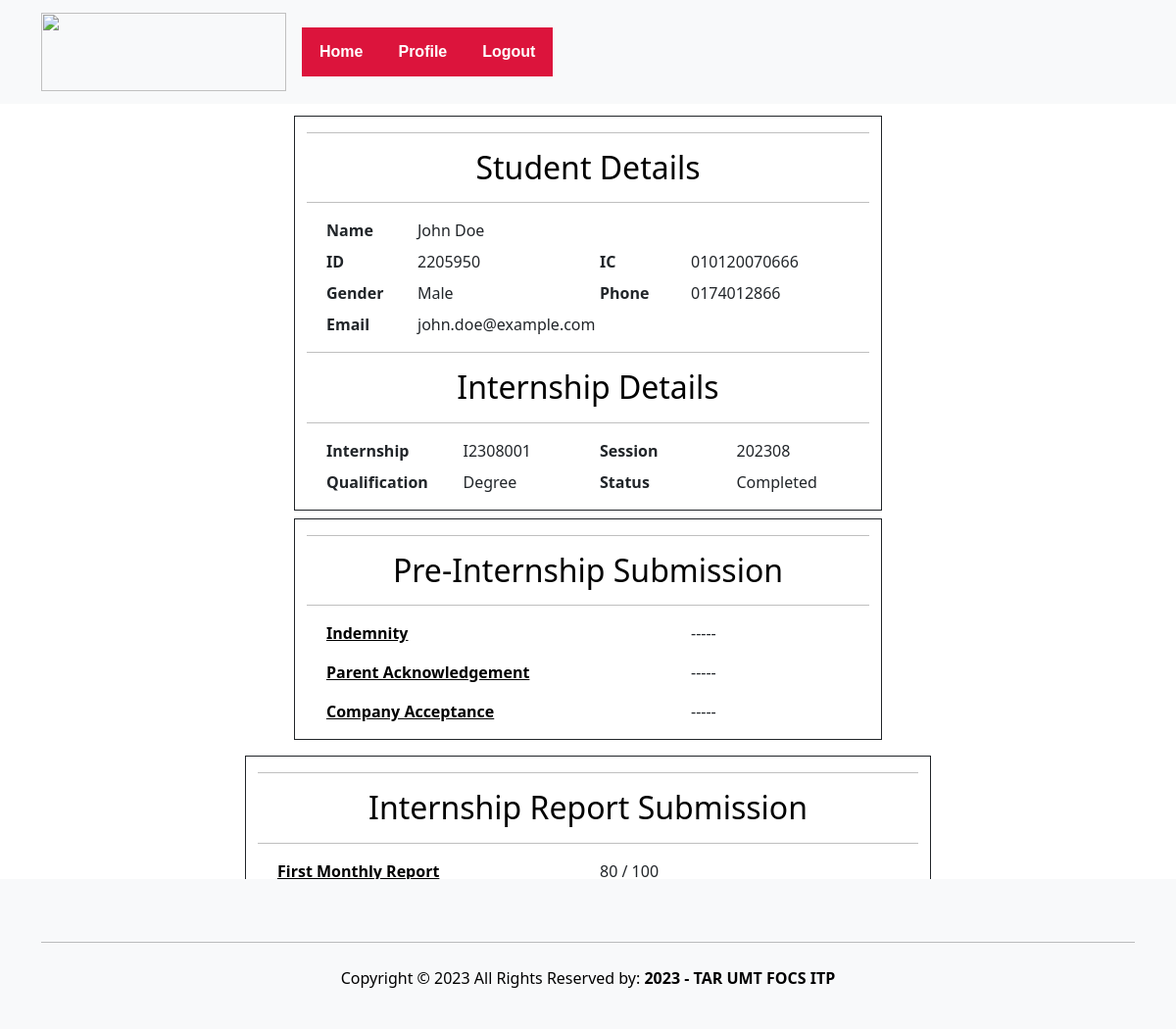
The app's page /supervisor/StudentDetail.php?StudID=2205950, older data.
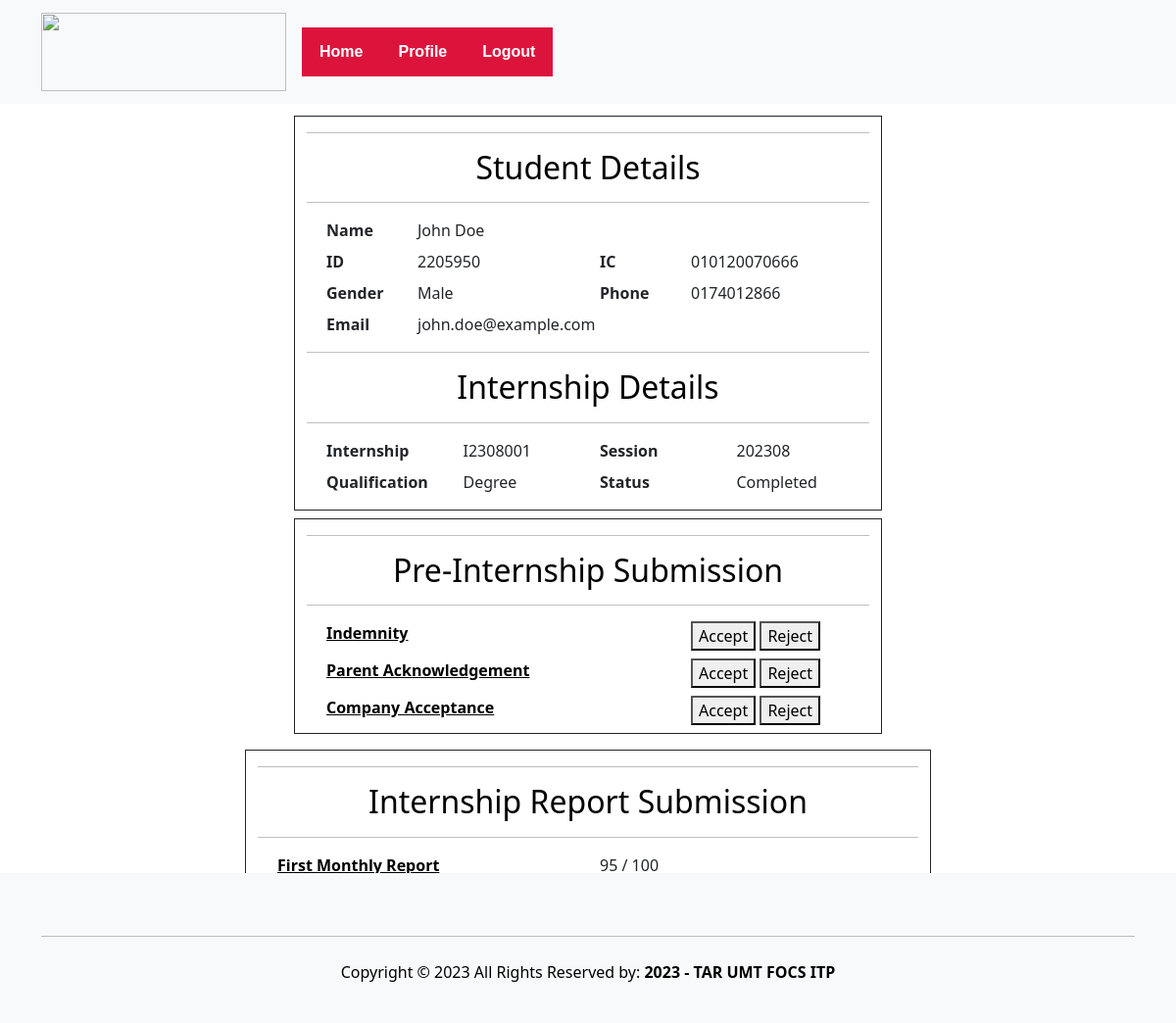
The same page, newer data.
### tables this page shows
CREATE TABLE `internship` (
  `internshipID` varchar(10) NOT NULL,
  `studID` varchar(10) DEFAULT NULL,
  `sessionID` varchar(10) DEFAULT NULL,
  `indemnity` varchar(100) DEFAULT NULL,
  `indemnityStatus` enum('Accepted','Rejected','Pending','Missing') DEFAULT NULL,
  `parentAcknowledgement` varchar(100) DEFAULT NULL,
  `parentAcknowledgementStatus` enum('Accepted','Rejected','Pending','Missing') DEFAULT NULL,
  `companyAcceptance` varchar(100) DEFAULT NULL,
  `companyAcceptanceStatus` enum('Accepted','Rejected','Pending','Missing') DEFAULT NULL,
  `monthlyReport1` varchar(100) DEFAULT NULL,
  `monthlyReport1Grade` int(11) DEFAULT NULL,
  `monthlyReport2` varchar(100) DEFAULT NULL,
  `monthlyReport2Grade` int(11) DEFAULT NULL,
  `monthlyReport3` varchar(100) DEFAULT NULL,
  `monthlyReport3Grade` int(11) DEFAULT NULL,
  `evaluationReport` varchar(100) DEFAULT NULL,
  `evaluationReportGrade` int(11) DEFAULT NULL,
  `finalGrade` int(11) DEFAULT NULL,
  `internshipStatus` enum('In Progress','Completed','Suspended','Terminated') DEFAULT NULL
);

CREATE TABLE `student` (
  `studID` varchar(10) NOT NULL,
  `studName` varchar(50) DEFAULT NULL,
  `studEmail` varchar(50) DEFAULT NULL,
  `studIC` varchar(12) DEFAULT NULL,
  `studGender` enum('Male','Female','Other') DEFAULT NULL,
  `studPhoneNo` varchar(15) DEFAULT NULL,
  `studPassword` varchar(50) DEFAULT NULL,
  `studQualification` enum('Diploma','Degree') DEFAULT NULL
);

CREATE TABLE `session` (
  `sessionID` varchar(10) NOT NULL,
  `startMonthYear` date DEFAULT NULL,
  `endMonthYear` date DEFAULT NULL,
  `qualification` enum('Diploma','Degree') DEFAULT NULL
);

### supervisor/StudentDetail.php (the view, shortened to what the rows shown need)
<!DOCTYPE html>
<html>
<?php
include 'staffHeader.php';
if (isset($_GET['StudID'])) {
    $studID = $_GET['StudID'];
}
require '../student/connect.php';
if ($con->connect_error) {
    throw new Exception("Connection failed: " . $con->connect_error);
} else {
    $sql = "SELECT * FROM student Stud, internship I, session Ses
            WHERE Stud.studID = I.studID
            AND I.sessionID = Ses.sessionID
            AND Stud.studID = " . $studID;
    $result = $con->query($sql);
    if ($result->num_rows === 1) {
        $row = $result->fetch_assoc();
        $ID = $row['studID'];
        $IC = $row['studIC'];
        $Name = $row['studName'];
        $email = $row['studEmail'];
        $gender = $row['studGender'];
        $phone = $row['studPhoneNo'];
        $qualification = $row['studQualification'];
        $sessionID = $row['sessionID'];
        $internshipID = $row['internshipID'];
        $monthlyReport1Grade = $row['monthlyReport1Grade'];
        $internshipStatus = $row['internshipStatus'];
    }
}
?>
<div class="container">
    <div class="row my-2 mx-auto">
        <div style="width:600px;" class="border border-dark my-1 mx-auto col-md-4 col-lg-12">
            <div class="justify-content-md-center">
                <h2 class="text-black text-center">Student Details</h2>
                <div class="m-2 row">
                    <div class="col-9">
                        <label id="lblName">
                            <?= $Name; ?>
                        </label>
                    </div>
                </div>
                <div class="m-2 row">
                    <div class="col-4">
                        <label id="lblID">
                            <?= $ID; ?>
                        </label>
                    </div>
                    <div class="col-4">
                        <label id="lblIC">
                            <?= $IC; ?>
                        </label>
                    </div>
                </div>
                <div class="m-2 row">
                    <div class="col-4">
                        <label id="lblGender">
                            <?= $gender; ?>
                        </label>
                    </div>
                    <div class="col-4">
                        <label id="lblPhoneNo">
                            <?= $phone; ?>
                        </label>
                    </div>
                </div>
                <div class="m-2 row">
                    <div class="col-4 text-right">
                        <label id="lblEmail">
                            <?= $email; ?>
                        </label>
                    </div>
                </div>
                <h2 class="text-black text-center">Internship Details</h2>
                <div class="m-2 row">
                    <div class="col-3">
                        <label id=" lblInternshipID" data-internship-id="<?= $internshipID ?>">
                            <?= $internshipID ?>
                        </label>
                    </div>
                    <div class="col-3">
                        <label id=" lblSession">
                            <?= $sessionID ?>
                        </label>
                    </div>
                </div>
                <div class="m-2 row">
                    <div class="col-3 ">
                        <label id="lblQualification">
                            <?= $qualification ?>
                        </label>
                    </div>
                    <div class="col-3 ">
                        <label id="lblInternshipStatus">
                            <?= $internshipStatus ?>
                        </label>
                    </div>
                </div>
            </div>
        </div>
        <div style="width:600px;" class="justify-content-md-center border border-dark my-1 mx-auto col-md-4 col-lg-12">
            <h2 class="text-black text-center">Pre-Internship Submission</h2>
        </div>
    </div>
    <div class="row my-2 mx-auto">
        <div style="width:700px;"
            class="justify-content-md-center border border-dark my-1 mx-auto col-sm-6 col-md-6 col-lg-12">
            <h2 class="text-black text-center">Internship Report Submission</h2>
            <div class="m-2 row">
                <div class="col-6 justify-content-center">
                    <?php
                    if ($monthlyReport1Grade == null) {
                        echo '<input  id="enterMonthlyReport1Grade" type="number"  style="-webkit-appearance: none; max="100" min="0" class="w-25"> /100 &nbsp;&nbsp;&nbsp;';
                        echo '<button id="btnGradeFirst" type="button" onclick="Graded(\'monthlyReport1Grade\')" >Grade</button>';
                    } else
                        echo '<label id="lblFirstMonthGrade" class="w-100 mx-auto ">
                             ' . $monthlyReport1Grade . ' / 100 </label>';
                    ?>
                </div>
            </div>
        </div>
    </div>
</div>
<?php
include 'staffFooter.php';
?>

Row changes from the older to the newer data that the page shows:
changed internship "Completed": indemnityStatus "Missing" → "Pending" (drawn); parentAcknowledgementStatus "Missing" → "Pending" (drawn); companyAcceptanceStatus "Missing" → "Pending" (drawn); monthlyReport1Grade "80" → "95"
Text that changed along with them:
text now shown: "Accept Reject Accept Reject Accept Reject"
